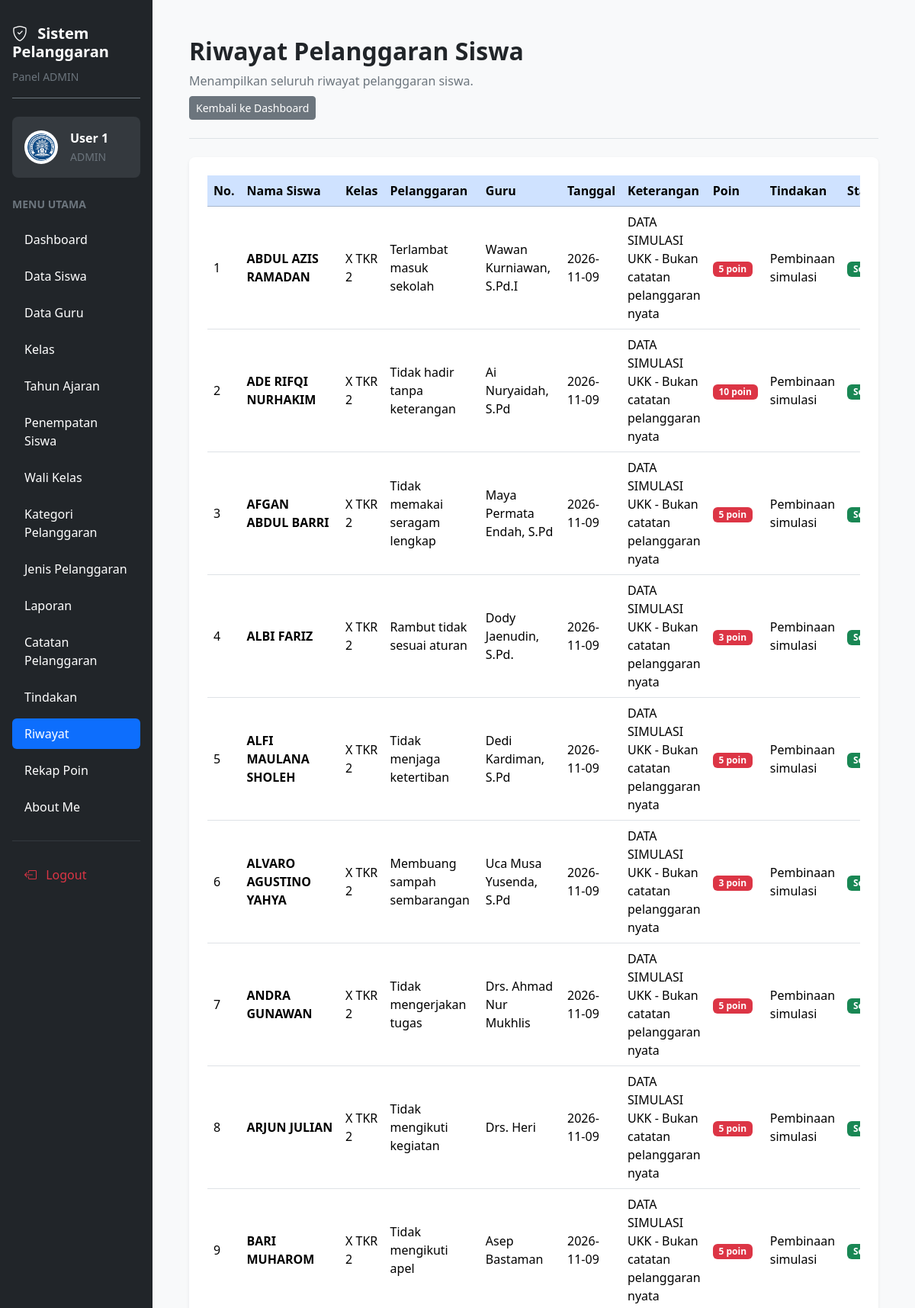
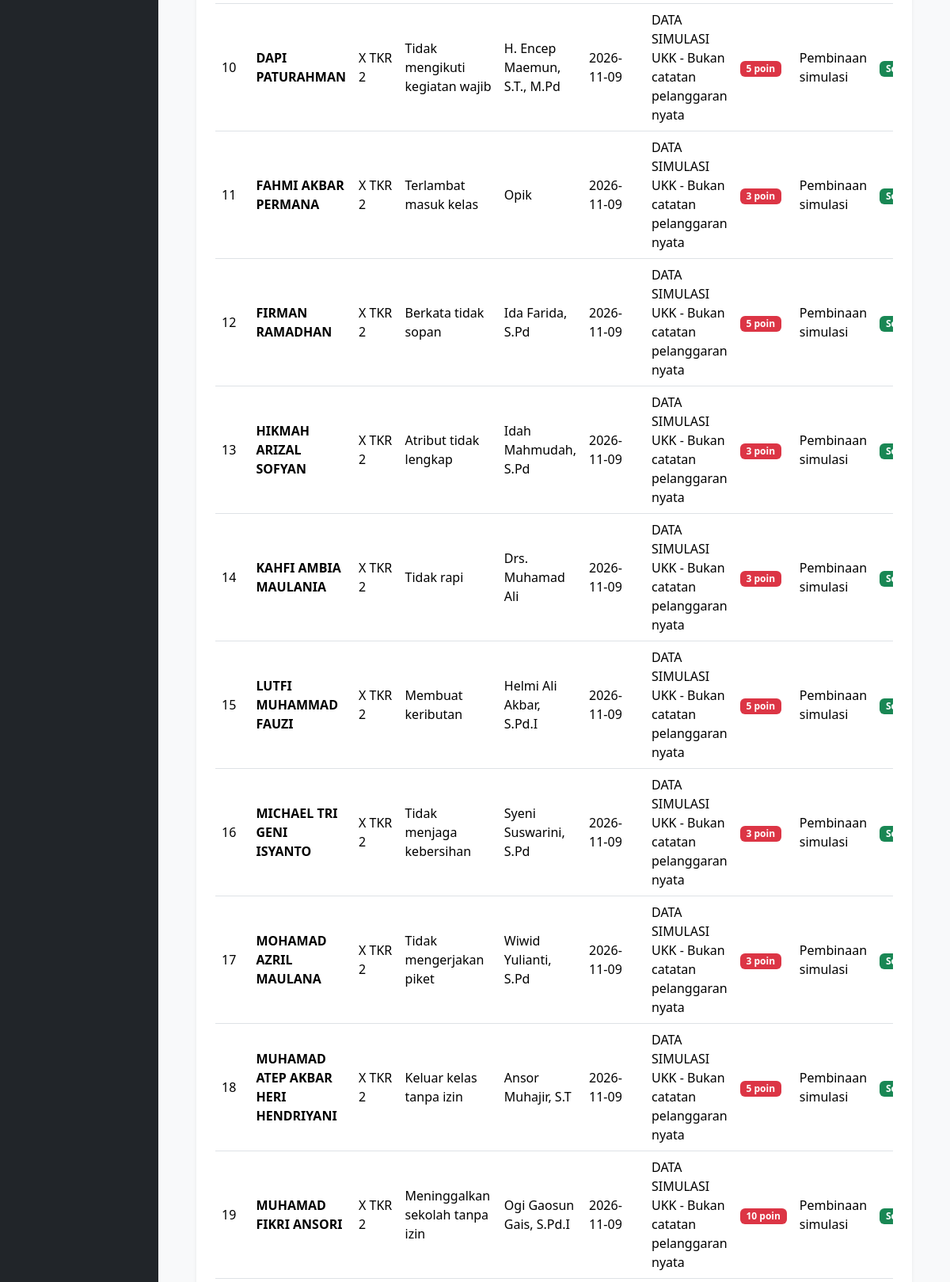
The app's page /riwayat.php (signed in, upper part) with its own data (2 pictures, top to bottom).
### tables this page shows
CREATE TABLE `t_pelanggaran_siswa` (
  `id` int(11) NOT NULL,
  `tahun_ajaran_id` int(11) NOT NULL,
  `siswa_id` int(11) NOT NULL,
  `nama_siswa` varchar(150) NOT NULL,
  `kelas_id` int(11) NOT NULL,
  `nama_kelas` varchar(100) NOT NULL,
  `pelanggaran_id` int(11) NOT NULL,
  `nama_pelanggaran` varchar(150) NOT NULL,
  `pelanggaran_kategori_id` int(11) NOT NULL,
  `guru_id` int(11) NOT NULL,
  `nama_guru` varchar(150) NOT NULL,
  `tanggal` date NOT NULL,
  `keterangan` text NOT NULL,
  `poin` int(11) NOT NULL,
  `tindakan` text NOT NULL,
  `status` varchar(30) NOT NULL,
  `created_at` timestamp NOT NULL DEFAULT current_timestamp(),
  `updated_at` timestamp NOT NULL DEFAULT current_timestamp()
);

### riwayat.php (the view, shortened to what this page needs)
<?php
$role = strtolower(trim($_SESSION['role'] ?? ''));
require_once __DIR__ . "/config/koneksi.php";
$data = mysqli_query(
    $koneksi,
    "SELECT id, nama_siswa, nama_kelas,
            nama_pelanggaran, nama_guru,
            tanggal, keterangan, poin, tindakan, status
     FROM t_pelanggaran_siswa
     ORDER BY tanggal DESC, id DESC"
);
$nama = htmlspecialchars(
    $_SESSION['name'] ?? 'Pengguna',
    ENT_QUOTES,
    'UTF-8'
);
?>
<!DOCTYPE html>
<html lang="id">
<head>
    <link href="https://cdn.jsdelivr.net/npm/bootstrap@5.3.3/dist/css/bootstrap.min.css" rel="stylesheet">
    <link href="https://cdn.jsdelivr.net/npm/bootstrap-icons@1.11.3/font/bootstrap-icons.min.css" rel="stylesheet">
    <link href="https://cdn.datatables.net/2.3.4/css/dataTables.bootstrap5.min.css" rel="stylesheet">
</head>
<body class="bg-light overflow-hidden">
<div class="container-fluid vh-100 overflow-hidden">
    <div class="row h-100 flex-nowrap">
        <aside class="col-12 col-md-3 col-lg-2 bg-dark vh-100 overflow-auto position-sticky top-0 p-3">
            <div class="text-white mb-4 pt-3 pb-3 border-bottom border-secondary">
                <h5 class="fw-bold mb-2">
                    <i class="bi bi-shield-check me-2"></i>
                    Sistem Pelanggaran
                </h5>
                <small class="text-secondary">Panel <?= strtoupper($role); ?></small>
            </div>
            <div class="bg-secondary bg-opacity-25 rounded-3 p-3 mb-4">
                <div class="d-flex align-items-center gap-3">
                    <img
                        src="logo.png"
                        alt="Logo Aplikasi"
                        width="44"
                        height="44"
                        class="rounded-circle bg-white p-1"
                    >
                    <div class="text-white text-break">
                        <div class="fw-semibold"><?= $nama; ?></div>
                        <small class="text-secondary"><?= strtoupper($role); ?></small>
                    </div>
                </div>
            </div>
            <div class="text-secondary small fw-semibold mb-3">
                MENU UTAMA
            </div>
            <ul class="nav nav-pills flex-column gap-2">
                <li class="nav-item">
                    <a href="dashboard.php" class="nav-link text-white rounded-2 py-2 px-3">
                        Dashboard
                    </a>
                </li>
                <?php if ($role === 'admin'): ?>
                    <li class="nav-item">
                        <a href="siswa.php" class="nav-link text-white rounded-2 py-2 px-3">Data Siswa</a>
                    </li>
                    <li class="nav-item">
                        <a href="guru.php" class="nav-link text-white rounded-2 py-2 px-3">Data Guru</a>
                    </li>
                    <li class="nav-item">
                        <a href="kelas.php" class="nav-link text-white rounded-2 py-2 px-3">Kelas</a>
                    </li>
                    <li class="nav-item">
                        <a href="tahun_ajaran.php" class="nav-link text-white rounded-2 py-2 px-3">Tahun Ajaran</a>
                    </li>
                    <li class="nav-item">
                        <a href="penempatan_siswa.php" class="nav-link text-white rounded-2 py-2 px-3">Penempatan Siswa</a>
                    </li>
                    <li class="nav-item">
                        <a href="wali_kelas.php" class="nav-link text-white rounded-2 py-2 px-3">Wali Kelas</a>
                    </li>
                    <li class="nav-item">
                        <a href="kategori_pelanggaran.php" class="nav-link text-white rounded-2 py-2 px-3">Kategori Pelanggaran</a>
                    </li>
                    <li class="nav-item">
                        <a href="jenis_pelanggaran.php" class="nav-link text-white rounded-2 py-2 px-3">Jenis Pelanggaran</a>
                    </li>
                    <li class="nav-item">
                        <a href="laporan.php" class="nav-link text-white rounded-2 py-2 px-3">Laporan</a>
                    </li>
                <?php endif; ?>
                <li class="nav-item">
                    <a href="catatan_pelanggaran.php" class="nav-link text-white rounded-2 py-2 px-3">
                        Catatan Pelanggaran
                    </a>
                </li>
                <li class="nav-item">
                    <a href="tindakan.php" class="nav-link text-white rounded-2 py-2 px-3">
                        Tindakan
                    </a>
                </li>
                <li class="nav-item">
                    <a href="riwayat.php" class="nav-link active rounded-2 py-2 px-3" aria-current="page">
                        Riwayat
                    </a>
                </li>
                <li class="nav-item">
                    <a href="rekap_poin.php" class="nav-link text-white rounded-2 py-2 px-3">
                        Rekap Poin
                    </a>
                </li>
                <li class="nav-item">
                    <a href="abautme.php" class="nav-link text-white rounded-2 py-2 px-3">
                        About Me
                    </a>
                </li>
            </ul>
            <hr class="border-secondary my-4">
            <a href="logout.php" class="nav-link text-danger rounded-2 py-2 px-3">
                <i class="bi bi-box-arrow-left me-2"></i>
                Logout
            </a>
        </aside>
        <main class="col-12 col-md-9 col-lg-10 vh-100 overflow-auto p-3 p-lg-5">
            <div class="d-flex flex-wrap justify-content-between align-items-center gap-3 mb-4 pb-4 border-bottom">
                <div>
                    <h2 class="fw-bold mb-2">Riwayat Pelanggaran Siswa</h2>
                    <p class="text-secondary mb-2">
                        Menampilkan seluruh riwayat pelanggaran siswa.
                    </p>
                    <a href="dashboard.php" class="btn btn-secondary btn-sm">
                        Kembali ke Dashboard
                    </a>
                </div>
            </div>
            <div class="card border-0 shadow-sm rounded-3">
                <div class="card-body p-3 p-lg-4">
                    <div class="table-responsive">
                        <table id="tabelRiwayat" class="table table-hover align-middle">
                            <thead>
                                <tr class="table-primary">
                                    <th>No.</th>
                                    <th>Nama Siswa</th>
                                    <th>Kelas</th>
                                    <th>Pelanggaran</th>
                                    <th>Guru</th>
                                    <th>Tanggal</th>
                                    <th>Keterangan</th>
                                    <th>Poin</th>
                                    <th>Tindakan</th>
                                    <th>Status</th>
                                </tr>
                            </thead>
                            <tbody>
                                <?php
                                $no = 1;
                                while ($row = mysqli_fetch_assoc($data)):
                                ?>
                                    <tr>
                                        <td><?= $no++; ?></td>
                                        <td>
                                            <strong>
                                                <?= htmlspecialchars($row['nama_siswa'] ?? '', ENT_QUOTES, 'UTF-8'); ?>
                                            </strong>
                                        </td>
                                        <td>
                                            <?= htmlspecialchars($row['nama_kelas'] ?? '', ENT_QUOTES, 'UTF-8'); ?>
                                        </td>
                                        <td>
                                            <?= htmlspecialchars($row['nama_pelanggaran'] ?? '', ENT_QUOTES, 'UTF-8'); ?>
                                        </td>
                                        <td>
                                            <?= htmlspecialchars($row['nama_guru'] ?? '', ENT_QUOTES, 'UTF-8'); ?>
                                        </td>
                                        <td>
                                            <?= htmlspecialchars($row['tanggal'] ?? '', ENT_QUOTES, 'UTF-8'); ?>
                                        </td>
                                        <td>
                                            <?= htmlspecialchars($row['keterangan'] ?? '', ENT_QUOTES, 'UTF-8'); ?>
                                        </td>
                                        <td>
                                            <span class="badge bg-danger">
                                                <?= (int) ($row['poin'] ?? 0); ?> poin
                                            </span>
                                        </td>
                                        <td>
                                            <?= htmlspecialchars($row['tindakan'] ?? '', ENT_QUOTES, 'UTF-8'); ?>
                                        </td>
                                        <td>
                                            <?php if (($row['status'] ?? '') === 'Selesai'): ?>
                                                <span class="badge bg-success">Selesai</span>
                                            <?php elseif (($row['status'] ?? '') === 'Diproses'): ?>
                                                <span class="badge bg-warning text-dark">Diproses</span>
                                            <?php else: ?>
                                                <span class="badge bg-secondary">
                                                    <?= htmlspecialchars($row['status'] ?? 'Belum Diproses', ENT_QUOTES, 'UTF-8'); ?>
                                                </span>
                                            <?php endif; ?>
                                        </td>
                                    </tr>
                                <?php endwhile; ?>
                            </tbody>
                        </table>
                    </div>
                </div>
            </div>
        </main>
    </div>
</div>
</body>
</html>

### records on screen
t_pelanggaran_siswa: nama_siswa "ABDUL AZIS RAMADAN", nama_kelas "X TKR 2", nama_pelanggaran "Terlambat masuk sekolah", nama_guru "Wawan Kurniawan, S.Pd.I", tanggal "2026-11-09", keterangan "DATA SIMULASI UKK - Bukan catatan pelanggaran nyata", poin "5", tindakan "Pembinaan simulasi", status "Selesai"
t_pelanggaran_siswa: nama_siswa "ADE RIFQI NURHAKIM", nama_kelas "X TKR 2", nama_pelanggaran "Tidak hadir tanpa keterangan", nama_guru "Ai Nuryaidah, S.Pd", tanggal "2026-11-09", keterangan "DATA SIMULASI UKK - Bukan catatan pelanggaran nyata", poin "10", tindakan "Pembinaan simulasi", status "Selesai"
t_pelanggaran_siswa: nama_siswa "AFGAN ABDUL BARRI", nama_kelas "X TKR 2", nama_pelanggaran "Tidak memakai seragam lengkap", nama_guru "Maya Permata Endah, S.Pd", tanggal "2026-11-09", keterangan "DATA SIMULASI UKK - Bukan catatan pelanggaran nyata", poin "5", tindakan "Pembinaan simulasi", status "Selesai"
t_pelanggaran_siswa: nama_siswa "ALBI FARIZ", nama_kelas "X TKR 2", nama_pelanggaran "Rambut tidak sesuai aturan", nama_guru "Dody Jaenudin, S.Pd.", tanggal "2026-11-09", keterangan "DATA SIMULASI UKK - Bukan catatan pelanggaran nyata", poin "3", tindakan "Pembinaan simulasi", status "Selesai"
t_pelanggaran_siswa: nama_siswa "ALFI MAULANA SHOLEH", nama_kelas "X TKR 2", nama_pelanggaran "Tidak menjaga ketertiban", nama_guru "Dedi Kardiman, S.Pd", tanggal "2026-11-09", keterangan "DATA SIMULASI UKK - Bukan catatan pelanggaran nyata", poin "5", tindakan "Pembinaan simulasi", status "Selesai"
t_pelanggaran_siswa: nama_siswa "ALVARO AGUSTINO YAHYA", nama_kelas "X TKR 2", nama_pelanggaran "Membuang sampah sembarangan", nama_guru "Uca Musa Yusenda, S.Pd", tanggal "2026-11-09", keterangan "DATA SIMULASI UKK - Bukan catatan pelanggaran nyata", poin "3", tindakan "Pembinaan simulasi", status "Selesai"
t_pelanggaran_siswa: nama_siswa "ANDRA GUNAWAN", nama_kelas "X TKR 2", nama_pelanggaran "Tidak mengerjakan tugas", nama_guru "Drs. Ahmad Nur Mukhlis", tanggal "2026-11-09", keterangan "DATA SIMULASI UKK - Bukan catatan pelanggaran nyata", poin "5", tindakan "Pembinaan simulasi", status "Selesai"
t_pelanggaran_siswa: nama_siswa "ARJUN JULIAN", nama_kelas "X TKR 2", nama_pelanggaran "Tidak mengikuti kegiatan", nama_guru "Drs. Heri", tanggal "2026-11-09", keterangan "DATA SIMULASI UKK - Bukan catatan pelanggaran nyata", poin "5", tindakan "Pembinaan simulasi", status "Selesai"
t_pelanggaran_siswa: nama_siswa "BARI MUHAROM", nama_kelas "X TKR 2", nama_pelanggaran "Tidak mengikuti apel", nama_guru "Asep Bastaman", tanggal "2026-11-09", keterangan "DATA SIMULASI UKK - Bukan catatan pelanggaran nyata", poin "5", tindakan "Pembinaan simulasi", status "Selesai"
t_pelanggaran_siswa: nama_siswa "DAPI PATURAHMAN", nama_kelas "X TKR 2", nama_pelanggaran "Tidak mengikuti kegiatan wajib", nama_guru "H. Encep Maemun, S.T., M.Pd", tanggal "2026-11-09", keterangan "DATA SIMULASI UKK - Bukan catatan pelanggaran nyata", poin "5", tindakan "Pembinaan simulasi", status "Selesai"
t_pelanggaran_siswa: nama_siswa "FAHMI AKBAR PERMANA", nama_kelas "X TKR 2", nama_pelanggaran "Terlambat masuk kelas", nama_guru "Opik", tanggal "2026-11-09", keterangan "DATA SIMULASI UKK - Bukan catatan pelanggaran nyata", poin "3", tindakan "Pembinaan simulasi", status "Selesai"
t_pelanggaran_siswa: nama_siswa "FIRMAN RAMADHAN", nama_kelas "X TKR 2", nama_pelanggaran "Berkata tidak sopan", nama_guru "Ida Farida, S.Pd", tanggal "2026-11-09", keterangan "DATA SIMULASI UKK - Bukan catatan pelanggaran nyata", poin "5", tindakan "Pembinaan simulasi", status "Selesai"
t_pelanggaran_siswa: nama_siswa "HIKMAH ARIZAL SOFYAN", nama_kelas "X TKR 2", nama_pelanggaran "Atribut tidak lengkap", nama_guru "Idah Mahmudah, S.Pd", tanggal "2026-11-09", keterangan "DATA SIMULASI UKK - Bukan catatan pelanggaran nyata", poin "3", tindakan "Pembinaan simulasi", status "Selesai"
t_pelanggaran_siswa: nama_siswa "KAHFI AMBIA MAULANIA", nama_kelas "X TKR 2", nama_pelanggaran "Tidak rapi", nama_guru "Drs. Muhamad Ali", tanggal "2026-11-09", keterangan "DATA SIMULASI UKK - Bukan catatan pelanggaran nyata", poin "3", tindakan "Pembinaan simulasi", status "Selesai"
t_pelanggaran_siswa: nama_siswa "LUTFI MUHAMMAD FAUZI", nama_kelas "X TKR 2", nama_pelanggaran "Membuat keributan", nama_guru "Helmi Ali Akbar, S.Pd.I", tanggal "2026-11-09", keterangan "DATA SIMULASI UKK - Bukan catatan pelanggaran nyata", poin "5", tindakan "Pembinaan simulasi", status "Selesai"
t_pelanggaran_siswa: nama_siswa "MICHAEL TRI GENI ISYANTO", nama_kelas "X TKR 2", nama_pelanggaran "Tidak menjaga kebersihan", nama_guru "Syeni Suswarini, S.Pd", tanggal "2026-11-09", keterangan "DATA SIMULASI UKK - Bukan catatan pelanggaran nyata", poin "3", tindakan "Pembinaan simulasi", status "Selesai"
t_pelanggaran_siswa: nama_siswa "MOHAMAD AZRIL MAULANA", nama_kelas "X TKR 2", nama_pelanggaran "Tidak mengerjakan piket", nama_guru "Wiwid Yulianti, S.Pd", tanggal "2026-11-09", keterangan "DATA SIMULASI UKK - Bukan catatan pelanggaran nyata", poin "3", tindakan "Pembinaan simulasi", status "Selesai"
t_pelanggaran_siswa: nama_siswa "MUHAMAD ATEP AKBAR HERI HENDRIYANI", nama_kelas "X TKR 2", nama_pelanggaran "Keluar kelas tanpa izin", nama_guru "Ansor Muhajir, S.T", tanggal "2026-11-09", keterangan "DATA SIMULASI UKK - Bukan catatan pelanggaran nyata", poin "5", tindakan "Pembinaan simulasi", status "Selesai"
t_pelanggaran_siswa: nama_siswa "MUHAMAD FIKRI ANSORI", nama_kelas "X TKR 2", nama_pelanggaran "Meninggalkan sekolah tanpa izin", nama_guru "Ogi Gaosun Gais, S.Pd.I", tanggal "2026-11-09", keterangan "DATA SIMULASI UKK - Bukan catatan pelanggaran nyata", poin "10", tindakan "Pembinaan simulasi", status "Selesai"

### other values on screen
$role "ADMIN"
$nama "User 1"
